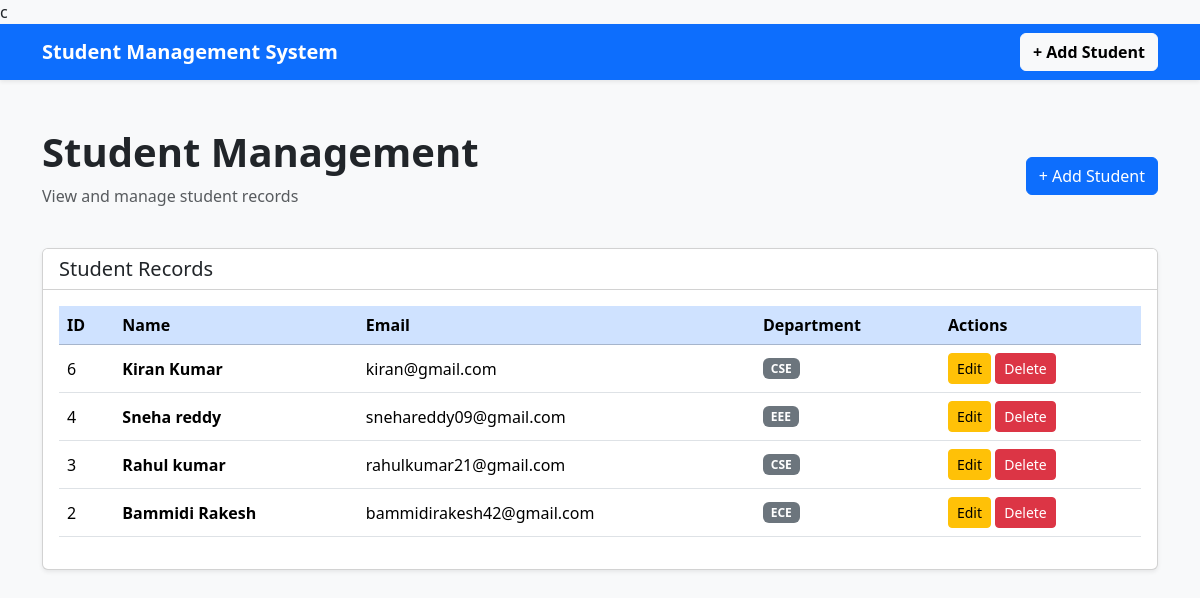
The page / on the database its author committed.
### tables this page shows
CREATE TABLE students (
            id INTEGER PRIMARY KEY AUTOINCREMENT,
            name TEXT NOT NULL,
            email TEXT NOT NULL,
            department TEXT NOT NULL
        );

### app.py (the view)
@app.route("/")
def index():
    connection = get_db_connection()
    students = connection.execute(
        "SELECT * FROM students ORDER BY id DESC"
    ).fetchall()
    connection.close()
    return render_template(
        "index.html",
        students=students
    )

### app.py (called while the page is built)
def get_db_connection():
    connection = sqlite3.connect(DATABASE)
    connection.row_factory = sqlite3.Row
    return connection

### templates/index.html (shortened to what this page needs)
{% extends "base.html" %}
{% block content %}
<div class="d-flex justify-content-between align-items-center mb-4">
    <div>
        <h1 class="fw-bold">Student Management</h1>
        <p class="text-muted">
            View and manage student records
        </p>
    </div>
    <a href="/add" class="btn btn-primary">
        + Add Student
    </a>
</div>
<div class="card shadow-sm">
    <div class="card-header bg-white">
        <h5 class="mb-0">Student Records</h5>
    </div>
    <div class="card-body">
        {% if students %}
        <div class="table-responsive">
            <table class="table table-hover align-middle">
                <thead class="table-primary">
                    <tr>
                        <th>ID</th>
                        <th>Name</th>
                        <th>Email</th>
                        <th>Department</th>
                        <th>Actions</th>
                    </tr>
                </thead>
                <tbody>
                    {% for student in students %}
                    <tr>
                        <td>{{ student["id"] }}</td>
                        <td class="fw-semibold">
                            {{ student["name"] }}
                        </td>
                        <td>
                            {{ student["email"] }}
                        </td>
                        <td>
                            <span class="badge bg-secondary">
                                {{ student["department"] }}
                            </span>
                        </td>
                        <td>
                            <a
                                href="{{ url_for('edit_student', student_id=student['id']) }}"
                                class="btn btn-sm btn-warning"
                            >
                                Edit
                            </a>
                            <a
                                href="{{ url_for('delete_student', student_id=student['id']) }}"
                                class="btn btn-sm btn-danger"
                                onclick="return confirm('Are you sure you want to delete this student?');"
                            >
                                Delete
                            </a>
                        </td>
                    </tr>
                    {% endfor %}
                </tbody>
            </table>
        </div>
        {% endif %}
    </div>
</div>
{% endblock %}

### templates/base.html (shortened to what this page needs)
c<!DOCTYPE html>
<html lang="en">
<head>
    <link
        href="https://cdn.jsdelivr.net/npm/bootstrap@5.3.3/dist/css/bootstrap.min.css"
        rel="stylesheet"
    >
</head>
<body class="bg-light">
    <nav class="navbar navbar-dark bg-primary shadow-sm">
        <div class="container">
            <a
                class="navbar-brand fw-bold"
                href="/"
            >
                Student Management System
            </a>
            <a
                class="btn btn-light fw-semibold"
                href="/add"
            >
                + Add Student
            </a>
        </div>
    </nav>
    <main class="container mt-5">
        {% block content %}
        {% endblock %}
    </main>
</body>
</html>

### rows shown on the page
students: id "6", name "Kiran Kumar", email "kiran@gmail.com", department "CSE"
students: id "4", name "Sneha reddy", email "snehareddy09@gmail.com", department "EEE"
students: id "3", name "Rahul kumar", email "rahulkumar21@gmail.com", department "CSE"
students: id "2", name "Bammidi Rakesh", email "bammidirakesh42@gmail.com", department "ECE"
